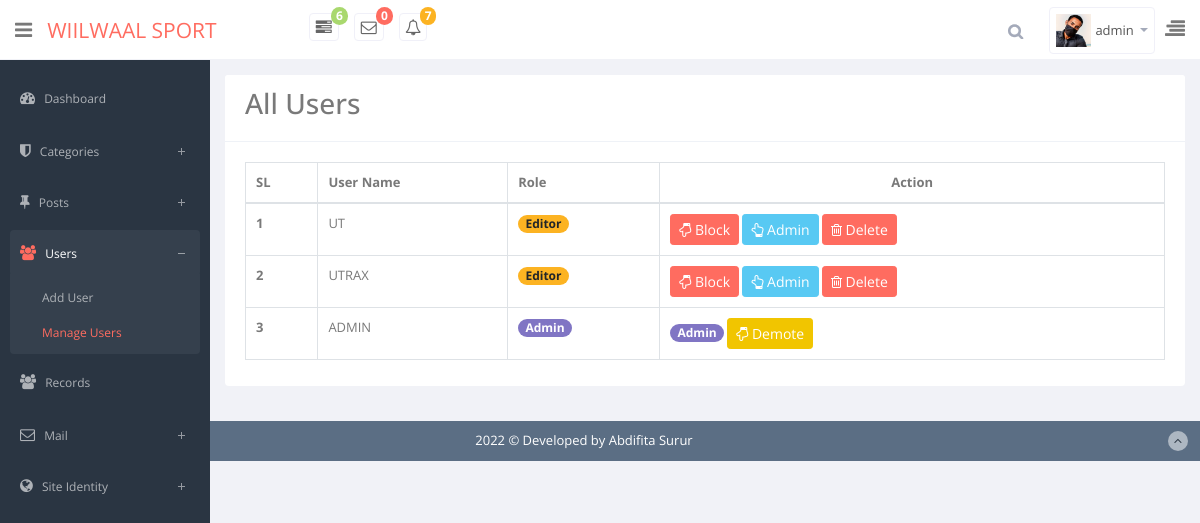
The page /admin/manageuser.php (signed in) on the database its author committed.
### tables this page shows
CREATE TABLE `users` (
  `id` int(11) NOT NULL,
  `fname` varchar(100) NOT NULL,
  `lname` varchar(50) NOT NULL,
  `username` varchar(50) NOT NULL,
  `email` varchar(100) NOT NULL,
  `password` varchar(200) NOT NULL,
  `image` varchar(255) NOT NULL,
  `bio` text NOT NULL,
  `role` tinyint(5) NOT NULL,
  `date` timestamp NOT NULL DEFAULT current_timestamp()
);

### app/classes/Database.php (called while the page is built, shortened)
<?php
class Database
{
    public static function db()
    {
        $link = mysqli_connect('localhost:3306','root','','blog_oop');
        return $link;
    }
}

### app/classes/Mail.php (called while the page is built, shortened)
<?php
class Mail
{
    public static   function countNewMail(){
        $sql = "SELECT * FROM `mails` WHERE status = 1";
        $result = mysqli_query(Database::db(),$sql);
        if($result){
            $count = mysqli_num_rows($result);
            return $count;
        }else{
            return false;
        }
    }
}

### app/classes/UserLogin.php (called while the page is built, shortened)
<?php
class UserLogin
{
    public  static  function loginUserData($username){
        $sql = " SELECT * FROM `users` WHERE `username` = '$username' ";
        $res = mysqli_query(Database::db(),$sql);
        if($res){
            $data = mysqli_fetch_assoc($res);
            return $data;
        }else{
            return false;
        }
    }
    public  static  function allUser(){
        $sql = "SELECT * FROM `users` ORDER BY id DESC";
        $result = mysqli_query(Database::db(),$sql);
        if($result){
            return $result;
        }else{
            return false;
        }
    }
}

### admin/manageuser.php (the view, shortened to what this page needs)
<?php require_once 'header.php'?>
<div class="row">
    <div class="col-lg-12">
        <section class="card">
            <header class="card-header">
                <h3 style="display: inline-block;margin-right: 25px;">All Users</h3>
            </header>
            <div class="card-body">
                <div class="table-responsive" tabindex="1" style="overflow: hidden; outline: none;">
                    <table class="table table-bordered table-hover">
                        <thead>
                        <tr>
                            <th>SL</th>
                            <th>User Name</th>
                            <th>Role</th>
                            <th class="text-center">Action</th>
                        </tr>
                        </thead>
                        <tbody>
                        <?php
                        $allUser = new \App\classes\UserLogin();
                        $data = $allUser->allUser();
                        $i=0;
                        while ($row = mysqli_fetch_assoc($data)){ ?>
                            <tr>
                                <th scope="row"><?= ++$i?></th>
                                <td scope="row"><?= strtoupper($row['username'])?></td>
                                <th scope="row">
                                    <?php
                                    if($row['role'] == 1){
                                        echo '<span class="badge badge-pill badge-primary">Admin</span>';
                                    }elseif ($row['role'] == 0){
                                        echo '<span class="badge badge-pill badge-danger">Blocked</span>';
                                    }elseif ($row['role'] == 2){
                                        echo '<span class="badge badge-pill badge-warning">Editor</span>';
                                    }
                                    ?>
                                </th>
                                <th scope="row">
                                    <?php
                                    if($row['role'] == 1){
                                        echo '<span class="badge badge-pill badge-primary">Admin</span>'; ?>
                                        <a href="status.php?id=<?= $row['id']?>&manageuser&unblock" class="btn btn-sm btn-warning"><i class="fa  fa-hand-o-down"></i> Demote</a>
                                    <?php  }elseif ($row['role'] == 0){ ?>
                                        <a href="status.php?id=<?= $row['id']?>&manageuser&unblock" class="btn btn-sm btn-success"><i class="fa  fa-hand-o-up"></i> Unblock</a>
                                        <a href="delete.php?id=<?= $row['id']?>&manageuser&delete" class="btn btn-sm btn-danger"><i class="fa  fa-trash-o"></i> Delete</a>
                                    <?php  }elseif ($row['role'] == 2){ ?>
                                        <a href="status.php?id=<?= $row['id']?>&manageuser&block" class="btn btn-sm btn-danger"><i class="fa  fa-hand-o-down"></i> Block</a>
                                        <a href="status.php?id=<?= $row['id']?>&manageuser&admin" class="btn btn-sm btn-info"><i class="fa  fa-hand-o-up"></i> Admin</a>
                                        <a href="delete.php?id=<?= $row['id']?>&manageuser&delete" class="btn btn-sm btn-danger"><i class="fa  fa-trash-o"></i> Delete</a>
                                    <?php      }
                                    ?>
                                </th>
                            </tr>
                        <?php  }   ?>
                        </tbody>
                    </table>
                </div>
            </div>
        </section>
    </div>
</div>
<?php require_once 'footer.php'?>

### admin/header.php (shortened to what this page needs)
<?php
$page = explode('/',$_SERVER['PHP_SELF']);
$page = end($page);
$name = $_SESSION['username'];
$userData = UserLogin::loginUserData("$name");
?>
<!DOCTYPE html>
<html lang="en">
<head>
    <link href="assets/summernote/dist/summernote.css" rel="stylesheet">
    <link href="css/bootstrap.min.css" rel="stylesheet">
    <link href="css/bootstrap-reset.css" rel="stylesheet">
    <link href="assets/font-awesome/css/font-awesome.css" rel="stylesheet" />
    <link href="assets/jquery-easy-pie-chart/jquery.easy-pie-chart.css" rel="stylesheet" type="text/css"
        media="screen" />
    <link rel="stylesheet" href="css/owl.carousel.css" type="text/css">
    <link href="assets/advanced-datatable/media/css/demo_page.css" rel="stylesheet" />
    <link href="assets/advanced-datatable/media/css/demo_table.css" rel="stylesheet" />
    <link rel="stylesheet" href="assets/data-tables/DT_bootstrap.css" />
    <link href="css/slidebars.css" rel="stylesheet">
    <link href="css/style.css" rel="stylesheet">
    <link href="css/style-responsive.css" rel="stylesheet" />
</head>
<body>
    <section id="container">
        <header class="header white-bg">
            <div class="sidebar-toggle-box">
                <i class="fa fa-bars"></i>
            </div>
            <a href="index.php" class="logo"><span> Wiilwaal sport</span></a>
            <div class="nav notify-row" id="top_menu">
                <ul class="nav top-menu">
                    <li class="dropdown">
                        <a data-toggle="dropdown" class="dropdown-toggle" href="#">
                            <i class="fa fa-tasks"></i>
                            <span class="badge badge-success">6</span>
                        </a>
                    </li>
                    <li id="header_inbox_bar" class="dropdown">
                        <a data-toggle="dropdown" class="dropdown-toggle" href="#">
                            <i class="fa fa-envelope-o"></i>
                            <span class="badge badge-danger"><?= Mail::countNewMail() ?></span>
                        </a>
                    </li>
                    <li id="header_notification_bar" class="dropdown">
                        <a data-toggle="dropdown" class="dropdown-toggle" href="#">
                            <i class="fa fa-bell-o"></i>
                            <span class="badge badge-warning">7</span>
                        </a>
                    </li>
                </ul>
            </div>
            <div class="top-nav ">
                <ul class="nav pull-right top-menu">
                    <li>
                        <input type="text" class="form-control search" placeholder="Search">
                    </li>
                    <li class="dropdown">
                        <a data-toggle="dropdown" class="dropdown-toggle" href="#">
                            <img alt="" src="../uploads/<?= $userData['image']?>" style="width: 35px">
                            <span
                                class="username"><?= isset($_SESSION['username']) ? $_SESSION['username'] : '' ;?></span>
                            <b class="caret"></b>
                        </a>
                    </li>
                    <li class="sb-toggle-right">
                        <i class="fa  fa-align-right"></i>
                    </li>
                </ul>
            </div>
        </header>
        <aside>
            <div id="sidebar" class="nav-collapse ">
                <ul class="sidebar-menu" id="nav-accordion">
                    <li>
                        <a href="index.php" <?= $page == 'login.php' ? 'class="active"' : '' ?>>
                            <i class="fa fa-dashboard"></i>
                            <span>Dashboard</span>
                        </a>
                    </li>
                    <li class="sub-menu">
                        <a href="javascript:;" <?= $page == 'addcategory.php' ? 'class="active"' : '' ?>
                            <?= $page == 'managecategory.php' ? 'class="active"' : '' ?>>
                            <i class="fa fa-shield"></i>
                            <span>Categories</span>
                        </a>
                    </li>
                    <li class="sub-menu">
                        <a href="javascript:;" <?= $page == 'addpost.php' ? 'class="active"' : '' ?>
                            <?= $page == 'managepost.php' ? 'class="active"' : '' ?>>
                            <i class="fa fa-thumb-tack"></i>
                            <span>Posts</span>
                        </a>
                    </li>
                    <?php
    if($userData['role'] == 1){ ?>
                    <li class="sub-menu">
                        <a href="javascript:;" <?= $page == 'adduser.php' ? 'class="active"' : '' ?>
                            <?= $page == 'manageuser.php' ? 'class="active"' : '' ?>>
                            <i class="fa fa-users"></i>
                            <span>Users</span>
                        </a>
                        <ul class="sub">
                            <li <?= $page == 'adduser.php' ? 'class="active"' : '' ?>><a href="adduser.php">Add User</a>
                            </li>
                            <li <?= $page == 'manageuser.php' ? 'class="active"' : '' ?>><a href="manageuser.php">Manage
                                    Users</a></li>
                        </ul>
                    </li>
                    <?php } ?>
                    <li>
                        <a href="records.php" <?= $page == 'login.php' ? 'class="active"' : '' ?>>
                            <i class="fa fa-users"></i>
                            <span>Records</span>
                        </a>
                    </li>
                    <li class="sub-menu">
                        <a href="javascript:;" <?= $page == 'inbox.php' ? 'class="active"' : '' ?>
                            <?= $page == 'draft.php' ? 'class="active"' : '' ?>
                            <?= $page == 'trash.php' ? 'class="active"' : '' ?><?= $page == 'sentmail.php' ? 'class="active"' : '' ?>>
                            <i class="fa fa-envelope-o"></i>
                            <span>Mail</span>
                        </a>
                    </li>
                    <li class="sub-menu">
                        <a href="javascript:;" <?= $page == 'logo.php' ? 'class="active"' : '' ?>
                            <?= $page == 'social.php' ? 'class="active"' : '' ?>>
                            <i class="fa  fa-globe"></i>
                            <span>Site Identity</span>
                        </a>
                    </li>
                </ul>
            </div>
        </aside>
        <section id="main-content">
            <section class="wrapper">

### rows shown on the page
users: image (placeholder picture), username "ADMIN", role "Admin"
users: username "UT", role "Editor"
users: username "UTRAX", role "Editor"

### other values the page prints
Mail::countNewMail() "0"
$_SESSION['username'] "admin"
